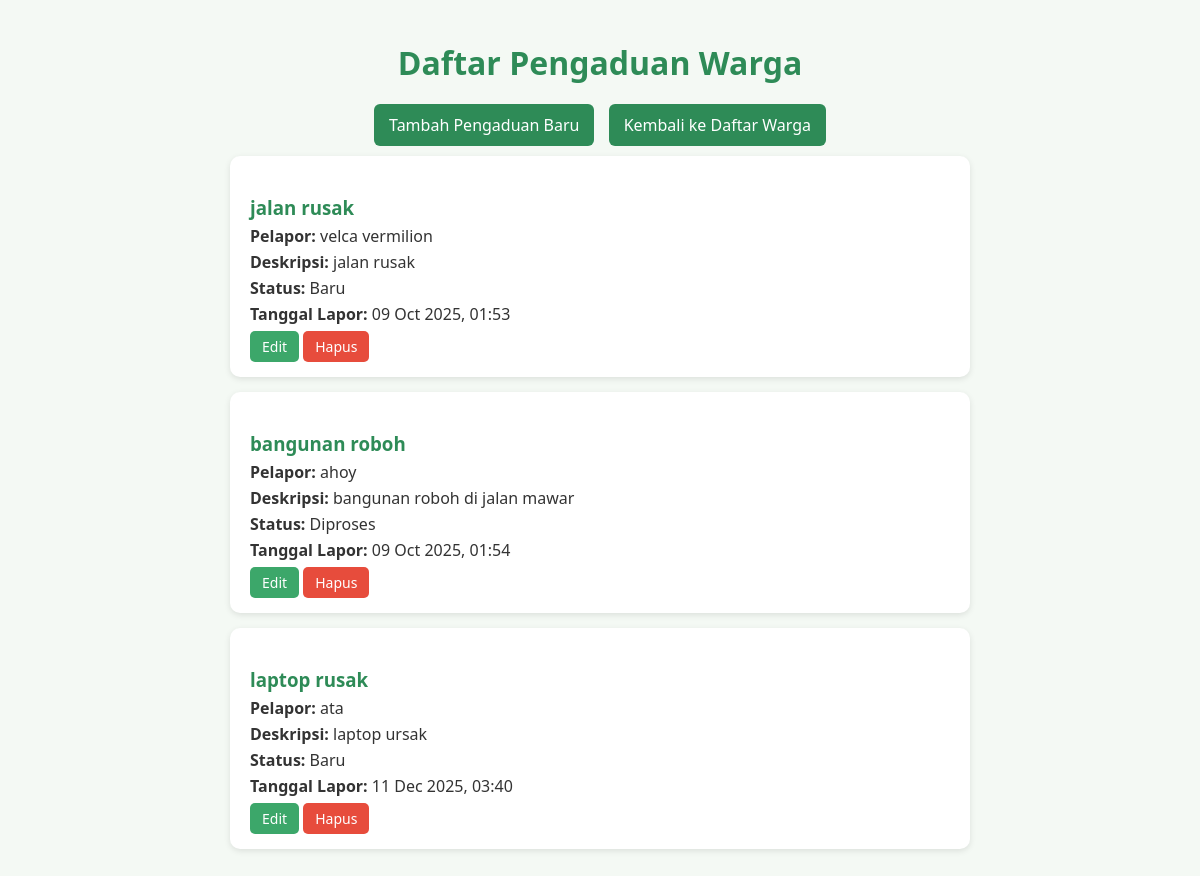
The page /warga/pengaduan/ on the database its author committed.
### warga/models.py (models this page shows, shortened)
class Pengaduan(models.Model):
    STATUS_CHOICES = [
        ('BARU', 'Baru'),
        ('DIPROSES', 'Diproses'),
        ('SELESAI', 'Selesai'),
    ]
    judul = models.CharField(max_length=200)
    deskripsi = models.TextField()
    status = models.CharField(max_length=10, choices=STATUS_CHOICES, default='BARU')
    tanggal_lapor = models.DateTimeField(auto_now_add=True)
    pelapor = models.ForeignKey(Warga, on_delete=models.CASCADE, related_name='pengaduan')

class Warga(models.Model):
    nik = models.CharField(max_length=16, unique=True, verbose_name="Nomor Induk kependudukan")
    nama_lengkap = models.CharField(max_length=100, verbose_name="Nama Lengkap")
    alamat = models.TextField(verbose_name="Alamat Tinggal")
    no_telepon = models.CharField(max_length=15, blank=True, verbose_name="Nomor Telepon")
    tanggal_registrasi = models.DateTimeField(auto_now_add=True)

### warga/views.py (the view)
# urls.py: path('pengaduan/', PengaduanListView.as_view(), name='pengaduan_list'),
class PengaduanListView(ListView):
    model = Pengaduan

### warga/templates/warga/pengaduan_list.html (shortened to what this page needs)
<!DOCTYPE html>
<html lang="id">
<head>
</head>
<body>
    <h1>Daftar Pengaduan Warga</h1>
    <div class="nav-links">
        <a href="{% url 'pengaduan-tambah' %}">Tambah Pengaduan Baru</a>
        <a href="{% url 'warga_list' %}">Kembali ke Daftar Warga</a>
    </div>
    {% if object_list %}
        {% for pengaduan in object_list %}
            <div class="card">
                <h3>{{ pengaduan.judul }}</h3>
                <p><strong>Pelapor:</strong> {{ pengaduan.pelapor.nama_lengkap }}</p>
                <p><strong>Deskripsi:</strong> {{ pengaduan.deskripsi }}</p>
                <p><strong>Status:</strong> {{ pengaduan.get_status_display }}</p>
                <p><strong>Tanggal Lapor:</strong> {{ pengaduan.tanggal_lapor|date:"d M Y, H:i" }}</p>
                <div class="actions">
                    <a href="{% url 'pengaduan-edit' pengaduan.pk %}" class="edit">Edit</a>
                    <a href="{% url 'pengaduan-hapus' pengaduan.pk %}" class="delete">Hapus</a>
                </div>
            </div>
        {% endfor %}
    {% else %}
        <p class="empty">Tidak ada pengaduan yang tercatat.</p>
    {% endif %}
</body>
</html>

### warga/templates/warga/pengaduan_list.html (style rules this page uses)
body { font-family: "Segoe UI", Arial, sans-serif; background-color: #f4f9f4; margin: 0; padding: 20px; color: #333; }
h1 { text-align: center; color: #2e8b57; margin-bottom: 30px; }
.nav-links { text-align: center; margin-bottom: 20px; }
.nav-links a { text-decoration: none; color: white; background-color: #2e8b57; padding: 10px 15px; border-radius: 6px; margin: 0 5px; transition: background-color 0.3s; }
.card { background-color: white; border-radius: 10px; padding: 20px; margin: 15px auto; max-width: 700px; box-shadow: 0 2px 6px rgba(0,0,0,0.1); }
.card h3 { color: #2e8b57; margin-bottom: 5px; }
.card p { margin: 4px 0; }
.actions { margin-top: 10px; }
.actions a { text-decoration: none; font-size: 14px; padding: 6px 12px; border-radius: 5px; color: white; transition: background-color 0.3s; }
.actions a.edit { background-color: #3ca76a; }
.actions a.delete { background-color: #e74c3c; }

### rows shown on the page
Pengaduan: judul "jalan rusak", pelapor.nama_lengkap "velca vermilion", deskripsi "jalan rusak", status "Baru", tanggal_lapor "09 Oct 2025, 01:53"
Pengaduan: judul "bangunan roboh", pelapor.nama_lengkap "ahoy", deskripsi "bangunan roboh di jalan mawar", status "Diproses", tanggal_lapor "09 Oct 2025, 01:54"
Pengaduan: judul "laptop rusak", pelapor.nama_lengkap "ata", deskripsi "laptop ursak", status "Baru", tanggal_lapor "11 Dec 2025, 03:40"
